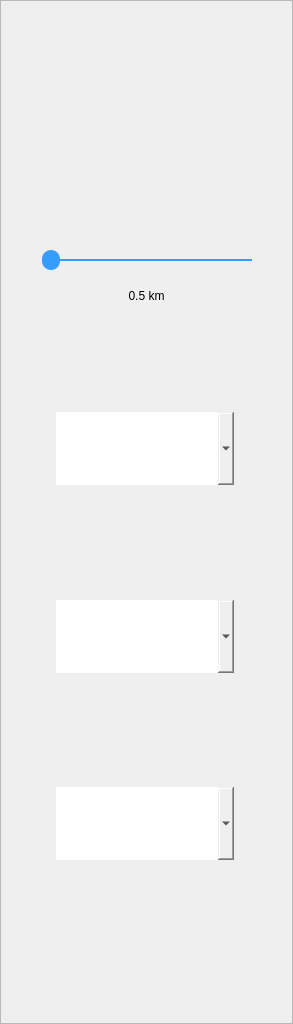
<?xml version="1.0" encoding="UTF-8"?>
<ui version="4.0">
 <class>Form</class>
 <widget class="QWidget" name="Form">
  <property name="geometry">
   <rect>
    <x>0</x>
    <y>0</y>
    <width>293</width>
    <height>1024</height>
   </rect>
  </property>
  <property name="windowTitle">
   <string>Form</string>
  </property>
  <property name="toolTip">
   <string/>
  </property>
  <widget class="QFrame" name="Background">
   <property name="geometry">
    <rect>
     <x>0</x>
     <y>0</y>
     <width>293</width>
     <height>1024</height>
    </rect>
   </property>
   <property name="styleSheet">
    <string notr="true">[objectName^=&quot;Background&quot;]
{
	background-image: url(:/background/filters_bg.png)
}

QSlider:groove:horizontal
{
    height: 2px; 
    background: rgb(52, 157, 254);
}

QSlider::handle:horizontal {
    background:rgb(52, 157, 254);
    width: 18px;
    margin: -9px 0;
    border-radius: 9px;
}

[objectName^=&quot;RadiusValue&quot;]
{
	font-size: 25px;
	background-color: rgb(255, 255, 255);
}

QComboBox
{
	border: none;
	font-size: 19px;
	padding-left: 15px;
	background-image: url(:/other/dropdown.png);
	icon-size: 20px
}

QComboBox::drop-down
{
	image: none;
	border-radius: 10px;
}

QComboBox QAbstractItemView
{
	border-radius: 10px;
	background-color: rgb(255, 255, 255);
}

[objectName^=&quot;d_cat&quot;]
{
	font-size: 16px;
}

QPushButton
{
	background-color: none;
	border:none;
}</string>
   </property>
   <property name="frameShape">
    <enum>QFrame::StyledPanel</enum>
   </property>
   <property name="frameShadow">
    <enum>QFrame::Raised</enum>
   </property>
   <widget class="QSlider" name="RadiusSlider">
    <property name="geometry">
     <rect>
      <x>42</x>
      <y>245</y>
      <width>210</width>
      <height>30</height>
     </rect>
    </property>
    <property name="minimum">
     <number>1</number>
    </property>
    <property name="maximum">
     <number>21</number>
    </property>
    <property name="singleStep">
     <number>1</number>
    </property>
    <property name="orientation">
     <enum>Qt::Horizontal</enum>
    </property>
    <property name="tickPosition">
     <enum>QSlider::TicksAbove</enum>
    </property>
    <property name="tickInterval">
     <number>5</number>
    </property>
   </widget>
   <widget class="QLabel" name="RadiusValue">
    <property name="geometry">
     <rect>
      <x>36</x>
      <y>280</y>
      <width>221</width>
      <height>31</height>
     </rect>
    </property>
    <property name="frameShape">
     <enum>QFrame::NoFrame</enum>
    </property>
    <property name="text">
     <string>0.5 km</string>
    </property>
    <property name="textFormat">
     <enum>Qt::AutoText</enum>
    </property>
    <property name="alignment">
     <set>Qt::AlignCenter</set>
    </property>
   </widget>
   <widget class="QComboBox" name="d_cat">
    <property name="geometry">
     <rect>
      <x>56</x>
      <y>412</y>
      <width>178</width>
      <height>73</height>
     </rect>
    </property>
    <property name="editable">
     <bool>false</bool>
    </property>
    <property name="currentText">
     <string/>
    </property>
    <property name="insertPolicy">
     <enum>QComboBox::NoInsert</enum>
    </property>
    <property name="frame">
     <bool>false</bool>
    </property>
   </widget>
   <widget class="QComboBox" name="d_prio">
    <property name="geometry">
     <rect>
      <x>56</x>
      <y>600</y>
      <width>178</width>
      <height>73</height>
     </rect>
    </property>
   </widget>
   <widget class="QComboBox" name="d_stat">
    <property name="geometry">
     <rect>
      <x>56</x>
      <y>787</y>
      <width>178</width>
      <height>73</height>
     </rect>
    </property>
   </widget>
   <widget class="QPushButton" name="apply">
    <property name="geometry">
     <rect>
      <x>25</x>
      <y>932</y>
      <width>243</width>
      <height>61</height>
     </rect>
    </property>
    <property name="text">
     <string/>
    </property>
   </widget>
   <widget class="QPushButton" name="b_exit">
    <property name="geometry">
     <rect>
      <x>220</x>
      <y>80</y>
      <width>31</width>
      <height>31</height>
     </rect>
    </property>
    <property name="text">
     <string/>
    </property>
   </widget>
  </widget>
 </widget>
 <resources>
  <include location="../Resources/Filter/filter_r.qrc"/>
 </resources>
 <connections/>
</ui>
